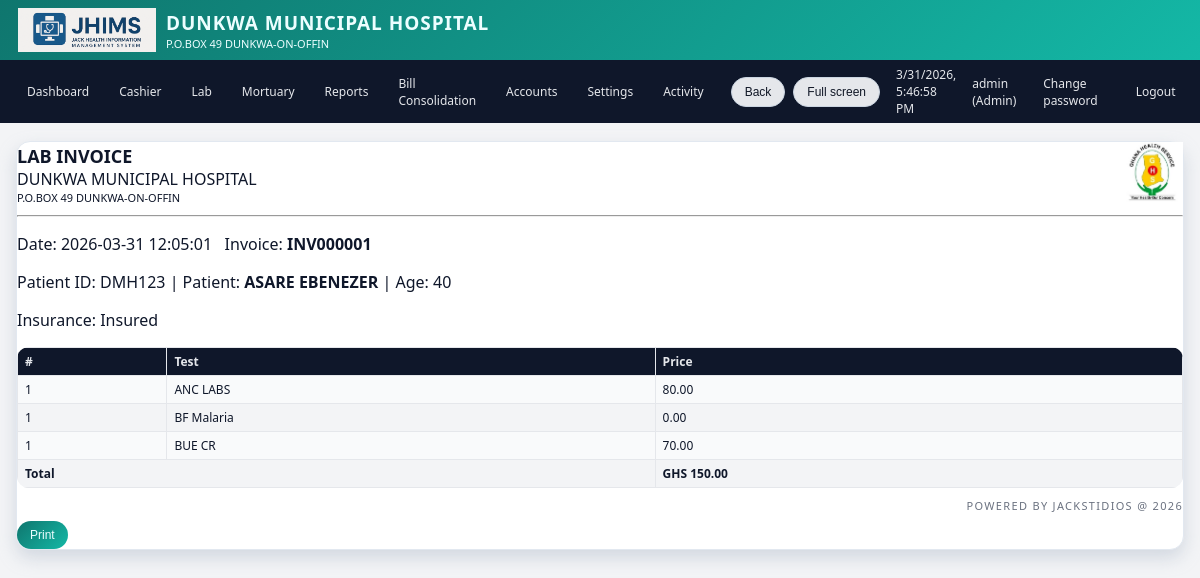
The app's page /lab/invoice/1 (signed in) with its own data.
### tables this page shows
CREATE TABLE lab_requests(id INTEGER PRIMARY KEY AUTOINCREMENT,created_at TEXT,patient_id TEXT,patient_name TEXT,age TEXT,insured_status TEXT,tests_json TEXT,total_amount REAL,invoice_no TEXT,is_paid INTEGER DEFAULT 0,results_json TEXT,results_at TEXT);

CREATE TABLE lab_test_prices(id INTEGER PRIMARY KEY AUTOINCREMENT,name TEXT UNIQUE,insured_price REAL,non_insured_price REAL);

### app.py (the view)
@app.route("/lab/invoice/<int:req_id>")
@login_required(role="Lab")
def lab_invoice(req_id):
    conn = get_db()
    c = conn.cursor()
    c.execute("SELECT * FROM lab_requests WHERE id=?", (req_id,))
    req = c.fetchone()
    conn.close()
    if not req:
        flash("Lab request not found.", "danger")
        return redirect(url_for("lab"))
    try:
        tests = json.loads(req["tests_json"] or "[]")
    except Exception:
        tests = []
    return render_template("lab_invoice.html", req=req, tests=tests)

### app.py (called while the page is built)
def get_db():
    conn = sqlite3.connect(DB_PATH)
    conn.row_factory = sqlite3.Row
    return conn

def login_required(role=None):
    def deco(f):
        @wraps(f)
        def wrapper(*args, **kwargs):
            if "user" not in session:
                return redirect(url_for("login"))
            if role and session.get("role") not in (role, "Admin"):
                flash("Access denied for your role.", "danger")
                return redirect(url_for("dashboard"))
            return f(*args, **kwargs)
        return wrapper
    return deco

@app.before_request
def startup():
    init_db()

@app.context_processor
def inject_globals():
    conn = get_db()
    c = conn.cursor()
    c.execute("SELECT name, insured_price, non_insured_price FROM lab_test_prices ORDER BY name")
    tests = c.fetchall()
    c.execute("SELECT name FROM services ORDER BY name")
    services = [r["name"] for r in c.fetchall()]
    conn.close()
    return dict(
        APP_NAME=APP_NAME,
        HOSPITAL_NAME=HOSPITAL_NAME,
        HOSPITAL_ADDRESS=HOSPITAL_ADDRESS,
        HOSPITAL_PHONE=HOSPITAL_PHONE,
        POWERED_BY=POWERED_BY,
        LAB_TESTS=tests,
        SERVICES=services,
        now=datetime.now,
    )

### templates/lab_invoice.html
{% extends "base.html" %}
{% block content %}
<div class="card">
  <div style="display:flex;justify-content:space-between;align-items:center;">
    <div>
      <h2 style="margin:0;">LAB INVOICE</h2>
      <div>{{ HOSPITAL_NAME }}</div>
      <div style="font-size:11px;">{{ HOSPITAL_ADDRESS }}</div>
    </div>
    <div><img src="{{ url_for('static', filename='ghs_logo.png') }}" alt="GHS" style="height:60px;" onerror="this.style.display='none'"></div>
  </div>
  <hr>
  <p>Date: {{ req.created_at }} &nbsp; Invoice: <strong>{{ req.invoice_no }}</strong></p>
  <p>Patient ID: {{ req.patient_id }} | Patient: <strong>{{ req.patient_name }}</strong> | Age: {{ req.age }}</p>
  <p>Insurance: {{ req.insured_status }}</p>
  <table>
    <thead><tr><th>#</th><th>Test</th><th>Price</th></tr></thead>
    <tbody>
      {% set i = 1 %}
      {% for t in tests %}
      <tr><td>{{ i }}</td><td>{{ t.name }}</td><td>{{ '%.2f'|format(t.price) }}</td></tr>
      {% set i = i + 1 %}
      {% endfor %}
      <tr><td colspan="2"><strong>Total</strong></td><td><strong>GHS {{ '%.2f'|format(req.total_amount or 0) }}</strong></td></tr>
    </tbody>
  </table>
  <div class="footer-text">{{ POWERED_BY }}</div>
  <div class="no-print" style="margin-top:8px;"><button class="btn btn-primary" onclick="window.print()">Print</button></div>
</div>
{% endblock %}

### templates/base.html (shortened to what this page needs)
<!doctype html>
<html>
  <head>
  </head>
  <body class="theme-{{ THEME|default('light') }}">
    <header>
      <img src="{{ url_for('static', filename='jhims_logo.png') }}" alt="JHIMS" onerror="this.style.display='none'">
      <div>
        <h1>{{ HOSPITAL_NAME }}</h1>
        <div style="font-size:11px;">{{ HOSPITAL_ADDRESS }}</div>
      </div>
    </header>
    {% if session.get('user') %}
    <nav class="no-print">
      <a href="{{ url_for('dashboard') }}">Dashboard</a>
      <a href="{{ url_for('cashier') }}">Cashier</a>
      <a href="{{ url_for('lab') }}">Lab</a>
      <a href="{{ url_for('mortuary') }}">Mortuary</a>
      <a href="{{ url_for('reports_home') }}">Reports</a>
      {% if session.get('role') in ['Admin','Cashier'] %}<a href="{{ url_for('bill_consolidation') }}">Bill Consolidation</a>{% endif %}
      {% if session.get('role') == 'Admin' %}
      <a href="{{ url_for('manage_users') }}">Accounts</a>
      <a href="{{ url_for('settings_receipt') }}">Settings</a>
      <a href="{{ url_for('activity_log') }}">Activity</a>
      {% endif %}
      <button class="btn btn-secondary" type="button" onclick="goBack()">Back</button>
      <button class="btn btn-secondary" type="button" onclick="enterFullscreen()">Full screen</button>
      <span style="font-size:12px;margin-left:8px;" id="clock"></span>
      <span style="font-size:12px;margin-left:8px;">{{ session.get('user') }} ({{ session.get('role') }})</span>
      <a href="{{ url_for('change_password') }}" style="font-size:12px;margin-left:8px;">Change password</a>
      <a href="{{ url_for('logout') }}" style="font-size:12px;margin-left:8px;">Logout</a>
    </nav>
    {% endif %}
    <div class="container">
      {% block content %}{% endblock %}
    </div>
  </body>
</html>

### templates/base.html (style rules this page uses)
:root { --accent:#0f766e; --accent-strong:#0d9488; --accent-soft:#a7f3d0; --danger:#b91c1c; --border-soft:#e2e8f0; --bg-light:#f3f4f6; --bg-card:#ffffff; --text-main:#0f172a; --text-muted:#6b7280; }
* { box-sizing:border-box; }
body { margin:0; font-family:system-ui,-apple-system,BlinkMacSystemFont,"Segoe UI",sans-serif; }
body.theme-light { background:var(--bg-light); color:var(--text-main); }
body.theme-light header { background:linear-gradient(135deg,#0f766e,#14b8a6); color:#ecfeff; box-shadow:0 8px 20px rgba(15,118,110,.45); }
body.theme-light nav { background:#0f172a; color:#e5e7eb; }
body.theme-light .card { background:var(--bg-card); border-radius:14px; border:1px solid var(--border-soft); box-shadow:0 8px 18px rgba(148,163,184,.35); }
body.theme-light table { background:#f9fafb; }
body.theme-light th { background:#0f172a; color:#e5e7eb; }
body.theme-light tr:nth-child(even) td { background:#f3f4f6; }
header { padding:8px 18px; display:flex; align-items:center; gap:10px; }
header img { height:44px; }
header h1 { margin:0;font-size:19px;letter-spacing:.05em;text-transform:uppercase; }
nav { padding:6px 16px; display:flex; align-items:center; gap:8px; }
nav a { color:#e5e7eb; text-decoration:none; font-size:12px; padding:6px 10px; border-radius:999px; border:1px solid transparent; transition:.16s ease; }
.container { max-width:1200px; margin:18px auto 40px auto; padding:0 16px; }
.card h2 { margin-top:0; font-size:18px; }
.btn { display:inline-flex; align-items:center; justify-content:center; gap:5px; padding:7px 13px; border-radius:999px; border:none; font-size:12px; font-weight:500; cursor:pointer; white-space:nowrap; transition:.16s transform,.16s box-shadow,.16s background; }
.btn-primary { background:linear-gradient(135deg,#0f766e,#14b8a6); color:#ecfeff; }
.btn-secondary { background:#e5e7eb; color:#111827; border:1px solid #cbd5e1; }
table { width:100%; border-collapse:collapse; font-size:12px; border-radius:12px; overflow:hidden; }
th,td { border:1px solid #e5e7eb; padding:5px 7px; text-align:left; }
.footer-text { font-size:11px; color:#6b7280; margin-top:10px; text-align:right; letter-spacing:.12em; text-transform:uppercase; }

### records on screen
lab_requests: created_at "2026-03-31 12:05:01", invoice_no "INV000001", patient_id "DMH123", patient_name "ASARE EBENEZER", age "40", insured_status "Insured", total_amount "150.00"
lab_test_prices: i "1", name "ANC LABS", price "80.00"
lab_test_prices: i "1", name "BF Malaria", price "0.00"
lab_test_prices: i "1", name "BUE CR", price "70.00"

### other values on screen
{{ HOSPITAL_NAME }} "DUNKWA MUNICIPAL HOSPITAL"
{{ HOSPITAL_ADDRESS }} "P.O.BOX 49 DUNKWA-ON-OFFIN"
{{ session.get('user') }} "admin"
{{ session.get('role') }} "Admin"
{{ POWERED_BY }} "POWERED BY JACKSTIDIOS @ 2026"
